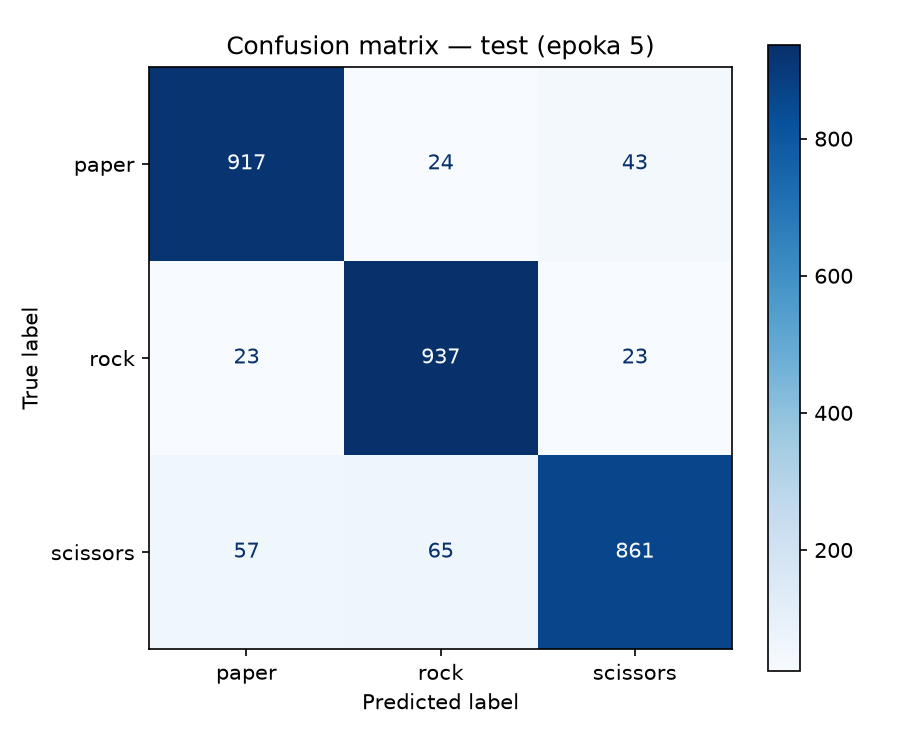
#> input picture mlruns/1/1479316b914e49b8b454ceee3164065e/artifacts/confusion_matrix_test.png, 900 x 750 px
$ python -i transforms.py   (imports and definitions only)
#> lines starting #> are read from the running program, lines starting #| are printed output that depends on the picture; after the words box and inside, x2 and y2 are one past the last pixel; in counts of white or black regions, pixels touching at a corner belong together
import cv2
import numpy as np
from PIL import Image
from torchvision import transforms


IMAGENET_MEAN = (0.485, 0.456, 0.406)
IMAGENET_STD = (0.229, 0.224, 0.225)


def default_preprocessing(image_size: int = 224) -> dict:
    return {"image_size": image_size, "resize": "square", "mean": list(IMAGENET_MEAN), "std": list(IMAGENET_STD)}


# [4 lines left out: function _on_luma, not called in this run]


def histeq(rgb):
    return _on_luma(rgb, cv2.equalizeHist)


def clahe(rgb):
    op = cv2.createCLAHE(clipLimit=2.0, tileGridSize=(8, 8))
    return _on_luma(rgb, op.apply)


# [6 lines left out: function gamma, not called in this run]


def grayscale(rgb):
    return cv2.cvtColor(cv2.cvtColor(rgb, cv2.COLOR_RGB2GRAY), cv2.COLOR_GRAY2RGB)


# [6 lines left out: function roi_center, not called in this run]


def gaussian_blur(rgb):
    return cv2.GaussianBlur(rgb, (0, 0), 1.5)


# [4 lines left out: function white_balance, not called in this run]


def sharpen(rgb):
    blurred = cv2.GaussianBlur(rgb, (0, 0), 1.0)
    return cv2.addWeighted(rgb, 2.0, blurred, -1.0, 0)


def canny(rgb):
    gray = cv2.GaussianBlur(cv2.cvtColor(rgb, cv2.COLOR_RGB2GRAY), (3, 3), 0)
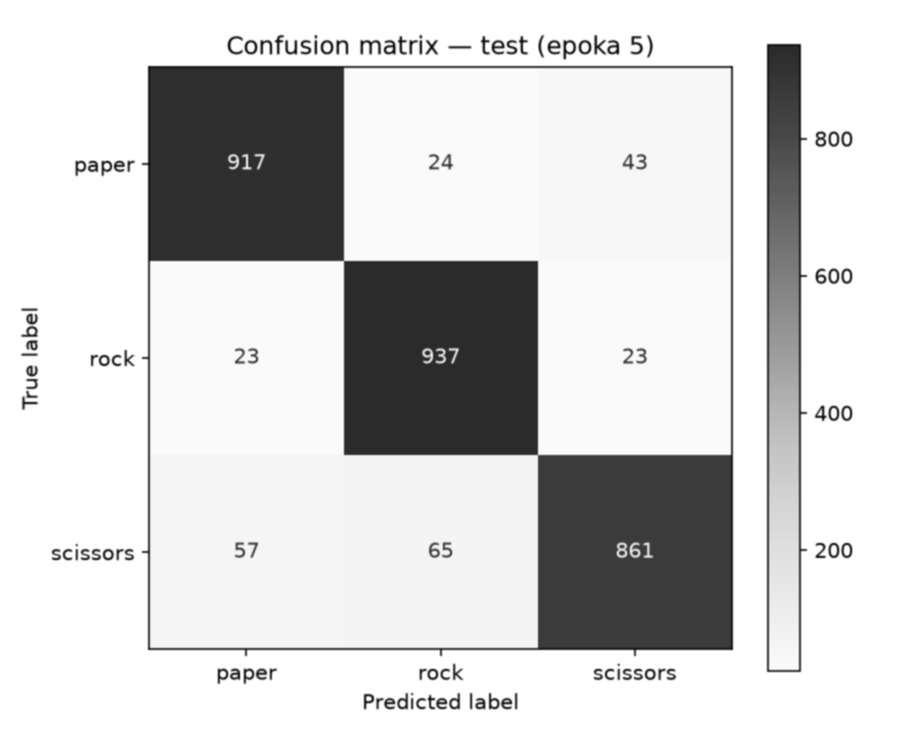
#> gray: shape (750, 900); min 6, max 255, mean 210.9
    return cv2.cvtColor(cv2.Canny(gray, 50, 150), cv2.COLOR_GRAY2RGB)
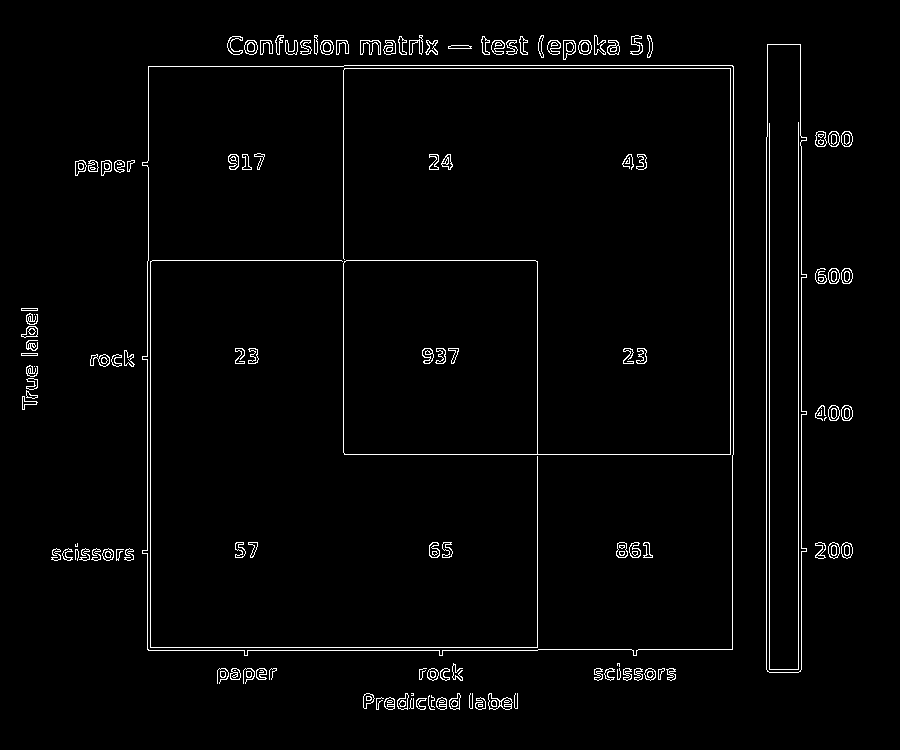
#> returned value: shape (750, 900, 3); 2.3% white in thin lines or dots, all inside (x1, y1, x2, y2) = (21, 35, 853, 710)


FILTERS = {
    "none": None,
    "histeq": histeq,
    "clahe": clahe,
    "gamma": gamma,
    "grayscale": grayscale,
    "roi_center": roi_center,
    "blur": gaussian_blur,
    "white_balance": white_balance,
    "sharpen": sharpen,
    "canny": canny,
}

#roi_center tnie oryginał przed resize, reszta działa na obrazie po resize
BEFORE_RESIZE = {"roi_center"}


class CvFilter:
    def __init__(self, name: str):
        self.name = name

    def __call__(self, image: Image.Image) -> Image.Image:
        return Image.fromarray(FILTERS[self.name](np.asarray(image.convert("RGB"))))


class EqualizeLuma(CvFilter):
    #wyrównanie histogramu tylko jasności (Y z YCrCb), kolory zostają
    def __init__(self):
        super().__init__("histeq")


# [17 lines left out: function build_transforms, not called in this run]

>>> import cv2
>>> picture = cv2.cvtColor(cv2.imread('../mlruns/1/1479316b914e49b8b454ceee3164065e/artifacts/confusion_matrix_test.png'), cv2.COLOR_BGR2RGB)
>>> result = canny(picture)

$ run again, on mlruns/1/1479316b914e49b8b454ceee3164065e/artifacts/learning_curves.png
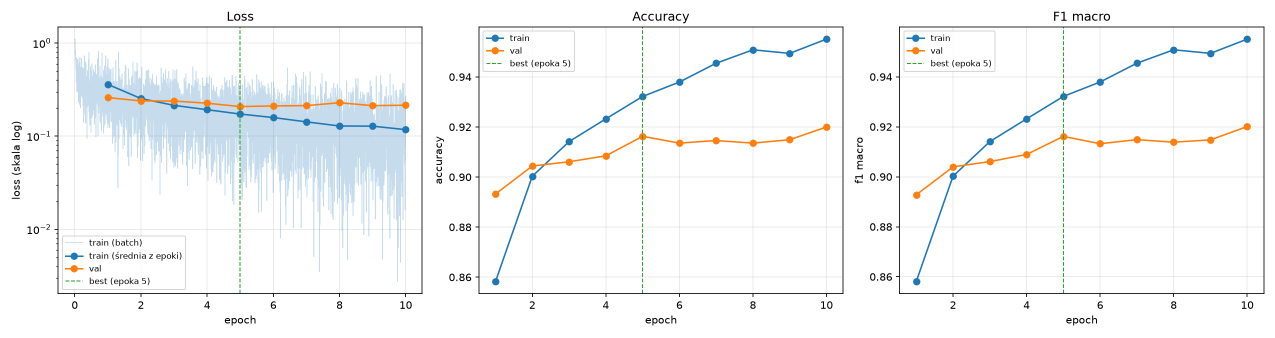
#> input picture mlruns/1/1479316b914e49b8b454ceee3164065e/artifacts/learning_curves.png, 2550 x 675 px (shown at 1/2 size)
#> in canny, `gray = cv2.GaussianBlur(cv2.cvtColor(rgb, cv2.COLOR_RGB2GRAY), (3, 3),..`:
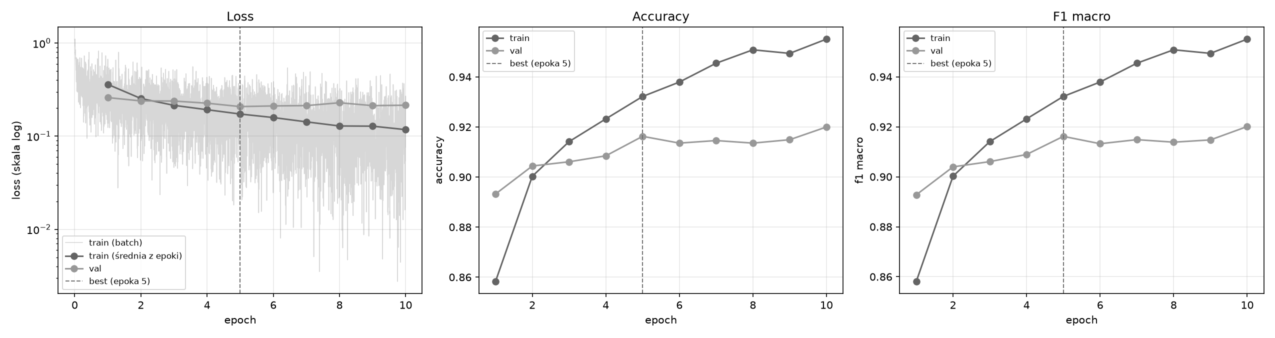
#> gray: shape (675, 2550) (shown at 1/2 size); min 5, max 255, mean 246.8
#> in canny, `return cv2.cvtColor(cv2.Canny(gray, 50, 150), cv2.COLOR_GRAY2RGB)`:
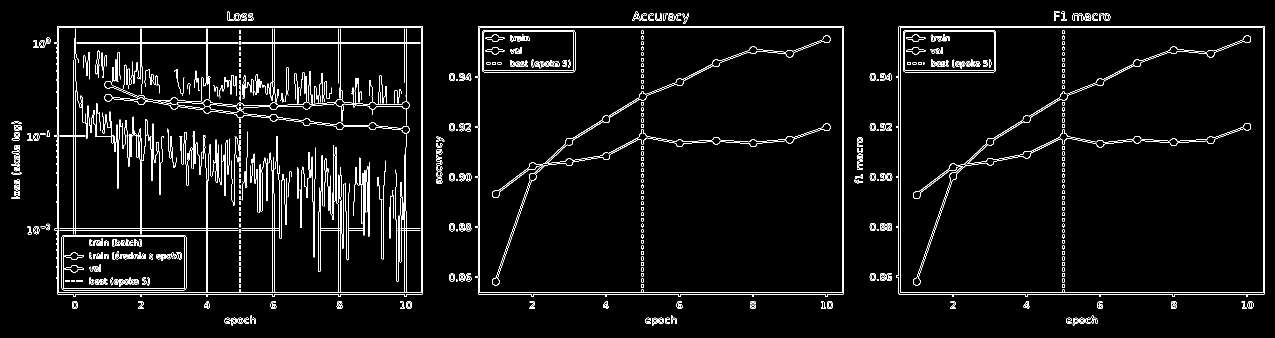
#> returned value: shape (675, 2550, 3) (shown at 1/2 size); 3.9% white in thin lines or dots
